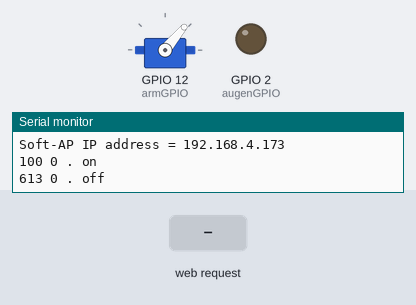
This sketch was run on a simulated ESP8266 (NodeMCU). Shown: servo, output pins drawn as LEDs (lit = HIGH), the last lines printed to the serial monitor. The test bench sets the inputs (shaded band).

Above: at 1.2 s.
1.3 s: HTTP request GET /FUNCTION1ON received
At 1.8 s:
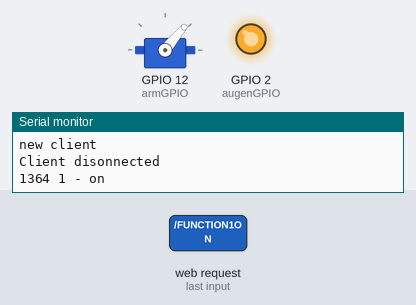
Timing chart, 0 to 4.4 s (numbered marks = the images above; inputs shaded):
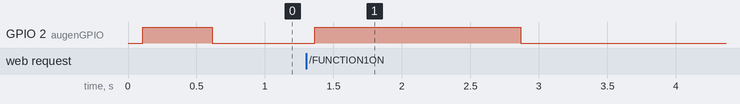

The sketch:

Firmware_ESP8266_ArduinoIDE.ino
```cpp
#include <ESP8266WiFi.h>
#include <WiFiClient.h>
#include <ESP8266WebServer.h>
#include <Servo.h>

#define augenGPIO 2
#define armGPIO 12
#define armHoch 50
#define armRunter 160

#define zeitKurz 500
#define zeitLang 1500
#define zeitPause 750
#define zeitNeuerBuchstabe 4500 //In Summe mit beiden Pausen 6000
#define zeitEnde 20000

#ifndef APSSID
#define APSSID "Manekineko"
#define APPSK "artikel26"
#endif

const char* ssid = APSSID;
const char* password = APPSK;
IPAddress local_IP(192,168,4,173);
IPAddress gateway(0,0,0,0);
IPAddress subnet(255,255,255,0);

int armUntenSeit;
int win = 0;

const char* morsecode = ".- .-. - .. -.- . .-.. ..--- -....";
const int morsecodeLen = 34;
int iMorsecode = 0;
bool iMorsecodeStart = true;
int nextMorsecodeChange = millis();

unsigned long ulReqcount;

Servo arm;
WiFiServer server(80);


void setup() {

  pinMode(augenGPIO, OUTPUT);
  arm.attach(armGPIO);
  arm.write(armHoch);
  Serial.begin(9600);
  delay(1);
  Serial.println("https://github.com/frank-christiansen/iqsh-winkekatze");

  WiFi.mode(WIFI_AP);
  Serial.print("Setting soft-AP configuration ... ");
  Serial.println(WiFi.softAPConfig(local_IP, gateway, subnet) ? "Ready" : "Failed!");
  Serial.print("Setting soft-AP ... ");
  Serial.println(WiFi.softAP(ssid, password) ? "Ready" : "Failed!");
  Serial.print("Soft-AP IP address = ");
  Serial.println(WiFi.softAPIP());
  server.begin();

}


void loop() {


  //MORSECODE AUGEN
  if (millis() > nextMorsecodeChange){

    //DEBUG OUTPUT
    Serial.print(millis());
    Serial.print(" ");
    Serial.print(iMorsecode);
    Serial.print(" ");
    Serial.print(morsecode[iMorsecode]);

    // LED AN ODER AUS
    if (iMorsecodeStart && (morsecode[iMorsecode] != ' ')){
      digitalWrite(augenGPIO, HIGH);
      Serial.println(" on");
    }else{
      digitalWrite(augenGPIO, LOW);
      Serial.println(" off");
    }

    //ZEIT FÜR NÄCHSTES EREIGNISS ERMITTELN
    //Falls Start vom aktuellen Zeichen
    if (iMorsecodeStart) {
      //kurz, lang oder neuer Buchstabe
      switch (morsecode[iMorsecode]) {
        case '.':
          nextMorsecodeChange = millis() + zeitKurz;
          break;
        case '-':
          nextMorsecodeChange = millis() + zeitLang;
          break;
        default:
          nextMorsecodeChange = millis() + zeitNeuerBuchstabe;
          break;
      }
    } else {
      //Pause oder Ende
      if (iMorsecode >= (morsecodeLen - 1)){
        //Ende
        nextMorsecodeChange = millis() + zeitEnde;
        iMorsecode = 0;
      } else {
        //Pause
        nextMorsecodeChange = millis() + zeitPause;
        iMorsecode++;
      }

    }

    // START, ENDE, START, ...
    iMorsecodeStart = !iMorsecodeStart;

  }


  // WINKEN WENN BUTTON GEDRUECKT WURDE
  if (win == 1) {
    arm.write(armRunter);
    armUntenSeit = millis();
    win = 2;
  } else if (win ==2 && (millis() > armUntenSeit + 2000)) {
      arm.write(armHoch);
      win = 0;
  }


  // Check if a client has connected
  WiFiClient client = server.available();
  if (!client)
  {
    return;
  }

  // Wait until the client sends some data
  Serial.println("new client");
  unsigned long ultimeout = millis()+250;
  while(!client.available() && (millis()<ultimeout) )
  {
    delay(1);
  }
  if(millis()>ultimeout)
  {
    Serial.println("client connection time-out!");
    return;
  }

  // Read the first line of the request
  String sRequest = client.readStringUntil('\r');
  //Serial.println(sRequest);
  client.flush();

  // stop client, if request is empty
  if(sRequest=="")
  {
    Serial.println("empty request! - stopping client");
    client.stop();
    return;
  }

  String sPath="",sParam="", sCmd="";
  String sGetstart="GET ";
  int iStart,iEndSpace,iEndQuest;
  iStart = sRequest.indexOf(sGetstart);
  if (iStart>=0)
  {
    iStart+=+sGetstart.length();
    iEndSpace = sRequest.indexOf(" ",iStart);
    iEndQuest = sRequest.indexOf("?",iStart);

    // are there parameters?
    if(iEndSpace>0)
    {
      if(iEndQuest>0)
      {
        // there are parameters
        sPath  = sRequest.substring(iStart,iEndQuest);
        sParam = sRequest.substring(iEndQuest,iEndSpace);
      }
      else
      {
        // NO parameters
        sPath  = sRequest.substring(iStart,iEndSpace);
      }
    }
  }

  if(sParam.length()>0)
  {
    int iEqu=sParam.indexOf("=");
    if(iEqu>=0)
    {
      sCmd = sParam.substring(iEqu+1,sParam.length());
      Serial.println(sCmd);
    }
  }

  String sResponse,sHeader;

  if(sPath!="/") {

    // 404 not found

    sResponse="<html><head><title>404 Not Found</title></head><body><h1>Not Found</h1><p>The requested URL was not found on this server.</p></body></html>";

    sHeader  = "HTTP/1.1 404 Not found\r\n";
    sHeader += "Content-Length: ";
    sHeader += sResponse.length();
    sHeader += "\r\n";
    sHeader += "Content-Type: text/html\r\n";
    sHeader += "Connection: close\r\n";
    sHeader += "\r\n";

  } else {


    // HTML page

    ulReqcount++;
    sResponse  = "<html><head><title>Manekineko</title></head><body bgcolor=\"#000000\" text=\"#FFFFFF\" link=\"#FFFFFF\" vlink=\"#FFFFFF\" alink=\"#FFFFFF\">";
    sResponse += "<meta name=\"viewport\" content=\"width=device-width, initial-scale=1.0, user-scalable=yes\">";
    sResponse += "<font face=\"Verdana\" size=\"5\">";
    sResponse += "<h1 align=center><u>Rette die Welt:</u> Bitte Manekineko um Vergebung und hoffe auf ein Zeichen!</h1><br><br>";
    sResponse += "<div align=center><a href=\"?pin=FUNCTION1ON\"><button>Um Vergebung bitten...</button></a></div>";
    sResponse += "</font>";
    sResponse += "</body></html>";


    //react to button
    if (sCmd.length()>0)
    {

    //  sResponse += "Kommando:" + sCmd + "<BR>";    Debug show Function on WebPage

      // switch GPIO
      if(sCmd.indexOf("FUNCTION1ON")>=0)
      {
        win = 1;
      }

    }

    sHeader  = "HTTP/1.1 200 OK\r\n";
    sHeader += "Content-Length: ";
    sHeader += sResponse.length();
    sHeader += "\r\n";
    sHeader += "Content-Type: text/html\r\n";
    sHeader += "Connection: close\r\n";
    sHeader += "\r\n";

  }

  // Send the response to the client
  client.print(sHeader);
  client.print(sResponse);

  // and stop the client
  client.stop();
  Serial.println("Client disonnected");


}
```
